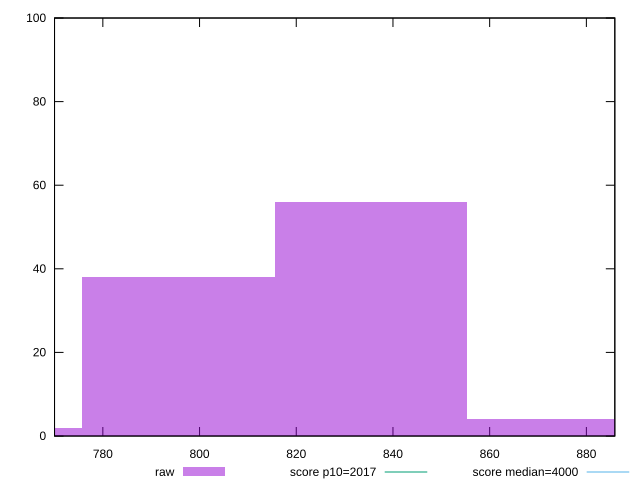

This figure's gnuplot source:
reset

$raw <<EOF
795.6739005628639 38
835.457595591007 56
755.8902055347206 2
875.2412906191503 4
EOF

set key outside below
set boxwidth 39.78369502814319
set xrange [770.0079999999998:885.884]
set yrange [0:100]
set trange [0:100]
set style fill transparent solid 0.5 noborder

set parametric
set terminal svg size 640, 490 enhanced background rgb 'white'
set output "report_00008_2021-01-22T20:58:29.167/mainthread-work-breakdown/samples/pages+cached+noexternal/raw/histogram.svg"

plot $raw title "raw" with boxes, \
     2017,t title "score p10=2017", \
     4000,t title "score median=4000"

reset
